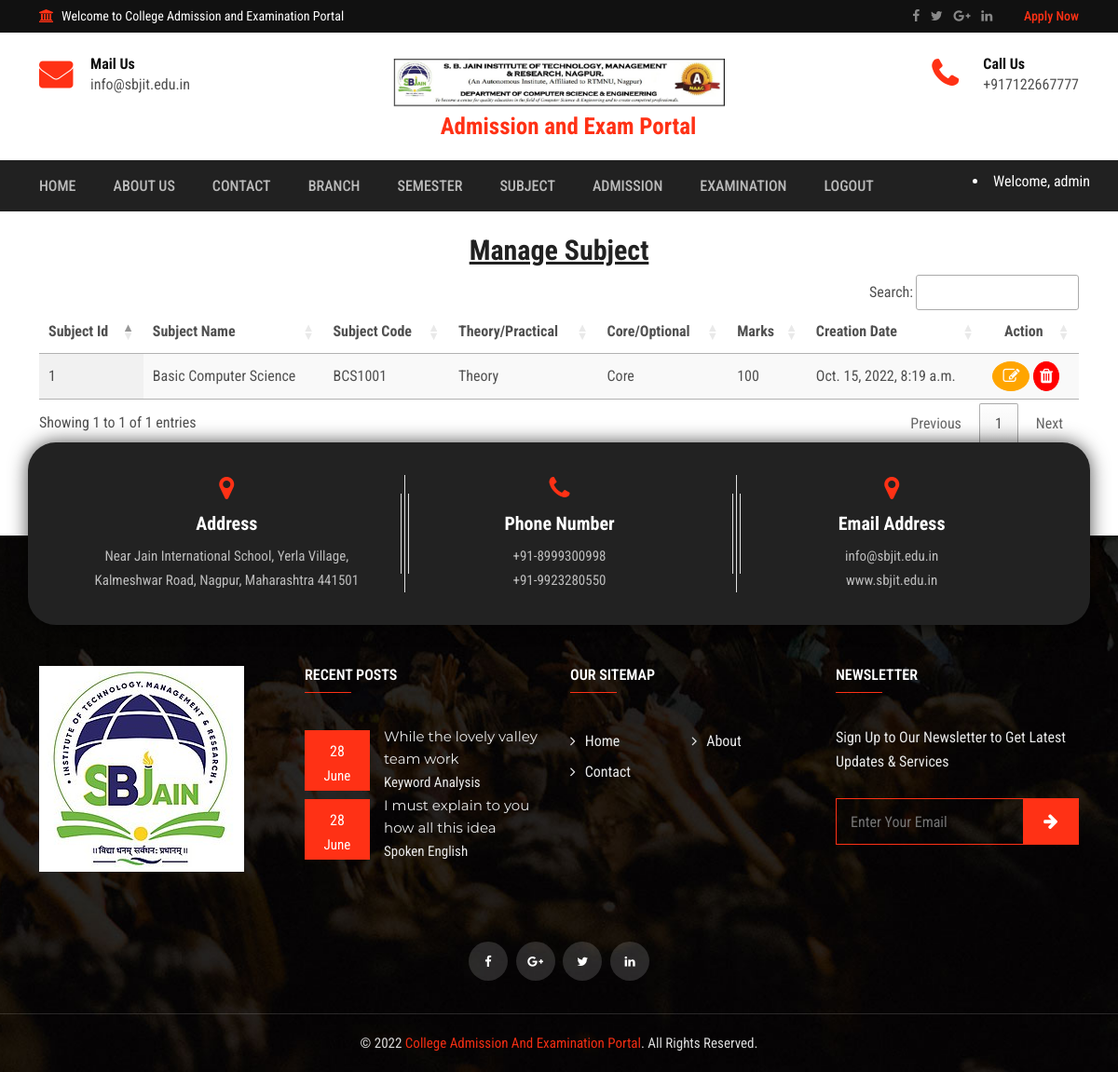
/manage-subject/ (signed in), run on the app's committed database.
### collegeapp/models.py (models this page shows, shortened)
class Subject(models.Model):
    branch = models.ForeignKey(Branch, on_delete=models.CASCADE, null=True, blank=True)
    semester = models.ForeignKey(Semester, on_delete=models.CASCADE, null=True, blank=True)
    name = models.CharField(max_length=100, null=True, blank=True)
    code = models.CharField(max_length=100, null=True, blank=True)
    subjecttype = models.IntegerField(choices=SUBJECTTYPE, null=True, blank=True)
    theroytype = models.IntegerField(choices=THEORYTYPE, null=True, blank=True)
    marks = models.CharField(max_length=100, null=True, blank=True)
    created = models.DateTimeField(auto_now_add=True, blank=True)

### collegeapp/views.py (the view)
# urls.py: path('manage-subject/', manage_subject, name='manage_subject'),
def manage_subject(request):
    subject = Subject.objects.all()
    return render(request, 'manage_subject.html', locals())

### collegeapp/templates/manage_subject.html
{% include 'index.html' %}
{% load static %}
{% load custom_tags %}
{% block body %}
<div class="shop-cart mt-4">
  <div class="container">
    <div class="section-wrapper">
        <h2 class="mb-2" align="center"> <u>Manage Subject</u>
        </h2>
      <div class="cart-top">
        <table id="example" class="display nowrap" style="width: 100%">
          <thead>
            <tr>
              <th>Subject Id</th>
              <th>Subject Name</th>
              <th>Subject Code</th>
              <th>Theory/Practical</th>
              <th>Core/Optional</th>
              <th>Marks</th>
              <th>Creation Date</th>
              <th style="text-align: center">Action</th>
            </tr>
          </thead>
          <tbody>
            {% for i in subject %}
            <tr>
              <td>{{i.id}}</td>
              <td>{{i.name}}</td>
              <td>{{i.code}}</td>
              <td>{{i.get_theroytype_display}}</td>
              <td>{{i.get_subjecttype_display}}</td>
              <td>{{i.marks}}</td>
              <td>{{i.created}}</td>
              <td>
                    <a href="/change-subject/{{i.id}}/" title="Edit Branch">
                        <i class="fa fa-edit" style="font-size:18px;color:white;border-radius:50%;border:1px solid orange;padding:6px;padding-left:10px;padding-right:10px;background-color:orange"></i>
                    </a>
                    <a href="/delete-subject/{{i.id}}/" title="Delete Branch" onclick="return confirm('Are your sure?')">
                        <i  class="fa fa-trash" style="font-size:18px;color:white;border-radius:50%;border:1px solid red;padding:6px;background-color:red"></i>
                    </a>
              </td>
            </tr>
            {% endfor %}
          </tbody>
        </table>
      </div>
    </div>
  </div>
</div>
{% include 'tablecdn.html' %}
{% include 'footer.html' %}
{% endblock %}

### collegeapp/templates/index.html (shortened to what this page needs)
<!DOCTYPE html>
{% load static %}
<html lang="zxx">
<head>
    <link rel="stylesheet" type="text/css" href="{% static 'css/bootstrap.min.css' %}">
    <link rel="stylesheet" type="text/css" href="{% static 'css/font-awesome.min.css' %}">
    <link rel="stylesheet" type="text/css" href="{% static 'css/animate.css' %}">
    <link rel="stylesheet" type="text/css" href="{% static 'css/owl.carousel.css' %}">
    <link rel="stylesheet" type="text/css" href="{% static 'css/slick.css' %}">
    <link rel="stylesheet" type="text/css" href="{% static 'css/magnific-popup.css' %}">
    <link rel="stylesheet" type="text/css" href="{% static 'css/off-canvas.css' %}">
    <link rel="stylesheet" type="text/css" href="{% static 'css/rsmenu-main.css' %}">
    <link rel="stylesheet" type="text/css" href="{% static 'css/rsmenu-transitions.css' %}">
    <link rel="stylesheet" type="text/css" href="{% static 'style.css' %}">
    <link rel="stylesheet" type="text/css" href="{% static 'css/responsive.css' %}">
    <link rel="stylesheet" href="https://cdnjs.cloudflare.com/ajax/libs/font-awesome/4.7.0/css/font-awesome.min.css">
</head>
<body class="home1">
    <div class="full-width-header">
        <div class="rs-toolbar">
            <div class="container">
                <div class="row">
                    <div class="col-md-6">
                        <div class="rs-toolbar-left">
                            <div class="welcome-message">
                                <i class="fa fa-bank"></i><span>Welcome to College Admission and Examination Portal</span>
                            </div>
                        </div>
                    </div>
                    <div class="col-md-6">
                        <div class="rs-toolbar-right">
                            <div class="toolbar-share-icon">
                                <ul>
                                    <li><a href="https://www.facebook.com/officialsbjain/" target="_blank"><i class="fa fa-facebook"></i></a></li>
                                    <li><a href="https://twitter.com/officialsbjain?s=09" target="_blank"><i class="fa fa-twitter"></i></a></li>
                                    <li><a href="https://www.sbjit.edu.in/" target="_blank"><i class="fa fa-google-plus"></i></a></li>
                                    <li><a href="https://www.linkedin.com/in/s-b-jain-nagpur-7a65a3153/" target="_blank"><i class="fa fa-linkedin"></i></a></li>
                                </ul>
                            </div>
                            <a href="/student-register/" class="apply-btn">Apply Now</a>
                        </div>
                    </div>
                </div>
            </div>
        </div>
        <header id="rs-header" class="rs-header">
            <div class="rs-header-top">
                <div class="container">
                    <div class="row">
                        <div class="col-md-4 col-sm-12">
                            <div class="header-contact">
                                <div id="info-details" class="widget-text">
                                    <i class="fa fa-envelope"></i>
                                    <div class="info-text">
                                        <a href="mailto:info@domain.com">
						                    	<span>Mail Us</span>
												info@sbjit.edu.in
											</a>
                                    </div>
                                </div>
                            </div>
                        </div>
                        <div class="col-md-4 col-sm-12">
                            <div class="logo-area text-center">
                                <a href="/"><img src="{% static 'images/college logo photo.png' %}" style="width:600px;height:60px;padding-bottom: 0.5rem;" alt="logo">
                                    <b style="font-size:25px;margin-left:20px;font-weight:bold">Admission and Exam Portal</b>
                                </a>
                            </div>
                        </div>
                        <div class="col-md-4 col-sm-12">
                            <div class="header-contact pull-right">
                                <div id="phone-details" class="widget-text">
                                    <i class="fa fa-phone"></i>
                                    <div class="info-text">
                                        <a href="tel:4155551234">
						                    	<span>Call Us</span>
												+917122667777
											</a>
                                    </div>
                                </div>
                            </div>
                        </div>
                    </div>
                </div>
            </div>
            <div class="menu-area menu-sticky">
                <div class="container">
                    <div class="main-menu">
                        <div class="row relative">
                            <div class="col-sm-12">
                                <nav class="rs-menu">
                                    <ul class="nav-menu">
                                        <li><a href="/" class="home">Home</a>
                                        </li>
                                        <li> <a href="/about/">About Us</a>
                                        </li>
                                        <li> <a href="/contact/">Contact</a></li>
                                        {% if request.user.is_authenticated %}
                                        {% if request.user.is_staff %}
                                            <li class="menu-item-has-children"> <a href="#">Branch</a>
                                            </li>
                                            <li class="menu-item-has-children"> <a href="#">Semester</a>
                                            </li>
                                            <li class="menu-item-has-children"> <a href="#">Subject</a>
                                            </li>
                                            <li class="menu-item-has-children"> <a href="#">Admission</a>
                                            </li>
                                            <li class="menu-item-has-children"> <a href="#">Examination</a>
                                            </li>
                                            <li> <a href="/logout/">Logout</a></li>
                                        {% else %}
                                            <li> <a href="/complete-registration/">Admission Form</a></li>
                                            <li> <a href="/exam-process">Examination Form</a></li>
                                            <li> <a href="/logout/">Logout</a></li>
                                        {% endif %}
                                        {% else %}
                                            <li> <a href="/student-register/">Register</a></li>
                                            <li> <a href="/login/">Login</a></li>
                                            <li> <a href="/admin-login/">Admin Login</a></li>
                                        {% endif %}
                                    </ul>
                                </nav>
                                <div class="right-bar-icon rs-offcanvas-link text-right">
                                    {% if request.user.is_authenticated %}
                                    {% if request.user.is_staff %}
                                    <li style="color:white;padding-top:10px">Welcome, {{request.user.username}}</li>
                                    {% else %}
                                    <li style="color:white;padding-top:10px">Welcome, {{request.user.first_name}} {{request.user.last_name}}</li>
                                    {% endif %}
                                    {% endif %}
                                </div>
                            </div>
                        </div>
                    </div>
                </div>
            </div>
        </header>
    </div>
</body>
</html>

### collegeapp/static/css/off-canvas.css (style rules this page uses)
.rs-menu.rs-menu-close, .sidebar_nav.navbar-inverse { background: transparent; }

### collegeapp/static/css/rsmenu-main.css (style rules this page uses)
.rs-menu { float: left; clear: both; width: 100%; font-size: 0; position: relative; }
.rs-menu ul, .rs-menu li, .rs-menu p, .rs-menu a, .rs-menu div, .rs-menu i { border: 0; margin: 0; padding: 0; }
.rs-menu li { display: block; vertical-align: top; position: relative; }
.rs-menu a { display: block; padding: 16px; }
.rs-menu a { color: #bbb; -webkit-tap-highlight-color: rgba(0, 0, 0, 0); }
.nav-menu>li>a { font-size: 14px; text-transform: uppercase; font-weight: 500; height: 55px; line-height: 55px; }
.rs-menu a { padding: 0px 20px; }
.inner-page .rs-menu ul.nav-menu>li>a, .home3 .rs-menu ul.nav-menu>li>a, .home1 .rs-menu ul.nav-menu>li>a { padding: 0; }
.inner-page .rs-menu ul.nav-menu>li, .home3 .rs-menu ul.nav-menu>li, .home1 .rs-menu ul.nav-menu>li { margin-right: 40px }
.home1 .rs-menu ul.nav-menu>li:last-child { margin-right: 0; }
.rs-menu ul, .home1 .rs-menu ul, .home4 .rs-menu ul { text-align: left; }
.rs-menu li { font-size: 14px; }
.nav-menu { position: relative; }
@media screen and (min-width: 992px) { .rs-menu { height: auto !important; } }
@media screen and (min-width: 992px) { .rs-menu li { display: inline-block; } }

### data on the page
Subject: id "1", name "Basic Computer Science", code "BCS1001", theroytype "Theory", subjecttype "Core", marks "100", created "Oct. 15, 2022, 8:19 a.m."

### other printed values
{{ request.user.username }} "admin"
